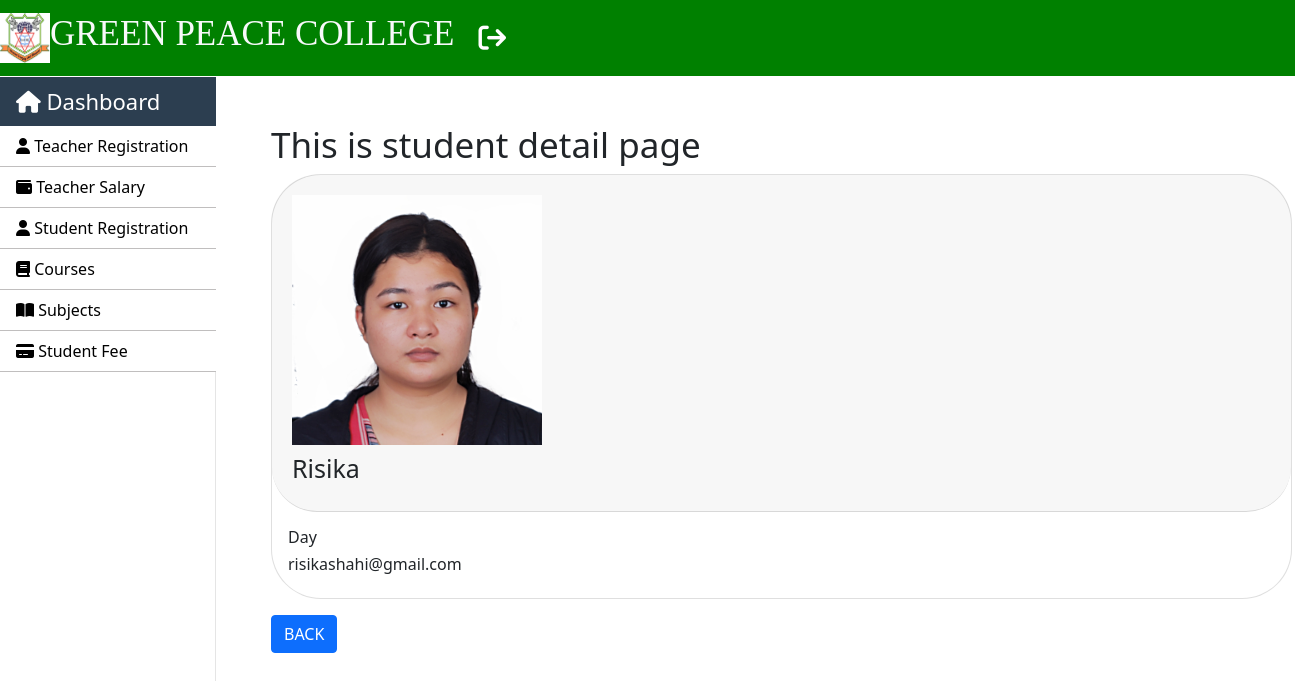
The app's page /students/view/4 (signed in) with its own data.
### SMS/models.py (models this page shows, shortened)
class Student(models.Model):
    roll_no = models.IntegerField()
    first_name = models.CharField(max_length=250)
    middle_name = models.CharField(max_length=250, blank=True)
    last_name = models.CharField(max_length=250)
    father_name = models.CharField(max_length=250, blank=True)
    mobile_no = models.IntegerField()
    image = models.ImageField(upload_to='Images/Students/', blank=True)
    course_name = models.ForeignKey(Course, on_delete=models.CASCADE)
    session = models.CharField(max_length=250)
    applicant_status = models.CharField(max_length=100)
    application_status = models.CharField(max_length=100)
    dob = models.DateField()
    gender = models.CharField(max_length=250)
    address = models.CharField(max_length=250)
    admission_date = models.DateField()
    email = models.EmailField()
    class Meta:
        db_table = "student_info"

### SMS/views.py (the view)
# urls.py: path("students/view/<int:id>",views.students_view, name='view-student'),
@login_required(login_url='login')
def students_view(request, id):
    data = Student.objects.get(id=id)
    context = {"data": data}
    return render(request, 'students/view_student.html', context)

### templates/students/view_student.html (shortened to what this page needs)
{% extends 'layouts/master.html' %}
{% block content %}
<div class="container mt-5">
    <h1>This is student detail page</h1>
    <div class="card">
        <div class="card-header" style="padding: 20px; border-radius: 45px;">
            <h6><img src="{{ data.image.url }}" width="250"></h6>
            <h3>{{ data.first_name }}</h3>
        </div>
        <div class="card-body">
            <h6>{{ data.session }}</h6>
            <h6>{{ data.email }}</h6>
        </div>
    </div>
    <a href="{% url 'index-student' %}" class="btn btn-primary mt-3">BACK</a>
</div>
{% endblock %}

### static/css/style.css (style rules this page uses)
h1 { font-size: 35px; }
h3 { font-size: 25px; }

### records on screen
Student: image (picture), first_name "Risika", session "Day", email "risikashahi@gmail.com"
